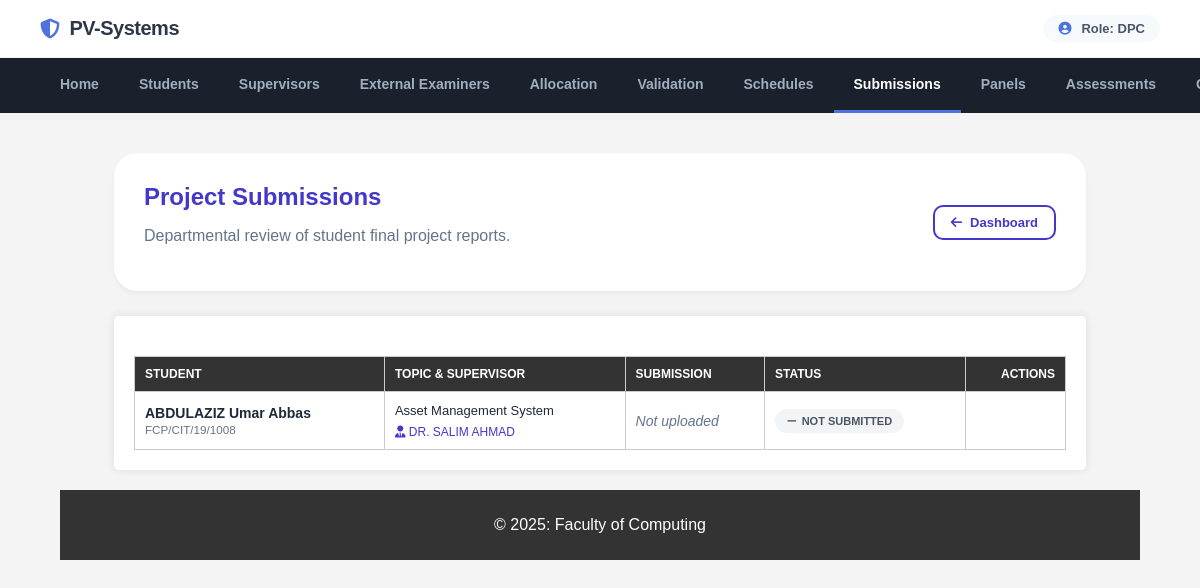
/department_project_coordinator/dpc_manage_submissions.php (signed in), run on the app's committed database.
### tables this page shows
CREATE TABLE `students` (
  `id` int(11) NOT NULL,
  `reg_no` varchar(50) NOT NULL,
  `name` varchar(100) NOT NULL,
  `phone` varchar(50) NOT NULL,
  `email` varchar(60) NOT NULL,
  `faculty_id` int(11) NOT NULL,
  `department` int(11) NOT NULL,
  `first_login` tinyint(1) DEFAULT 1
);

CREATE TABLE `project_topics` (
  `id` int(11) NOT NULL,
  `topic` varchar(255) NOT NULL,
  `student_id` varchar(50) NOT NULL,
  `student_name` varchar(100) DEFAULT NULL,
  `session` varchar(50) NOT NULL,
  `status` varchar(50) DEFAULT 'pending',
  `pdf_path` varchar(255) DEFAULT NULL,
  `report_status` enum('pending','approved','rejected','not_submitted') DEFAULT 'not_submitted',
  `report_feedback` text DEFAULT NULL
);

CREATE TABLE `supervisors` (
  `id` int(11) NOT NULL,
  `staff_no` varchar(50) NOT NULL,
  `name` varchar(100) NOT NULL,
  `email` varchar(100) DEFAULT NULL,
  `phone` varchar(20) DEFAULT NULL,
  `faculty_id` int(11) NOT NULL,
  `department` varchar(100) NOT NULL,
  `max_students` int(11) NOT NULL DEFAULT 10,
  `current_load` int(11) NOT NULL DEFAULT 0
);

### department_project_coordinator/dpc_manage_submissions.php (the view, shortened to what this page needs)
<?php
include_once __DIR__ . '/../includes/db.php';
$dpc_id = $_SESSION['user_id'];
$stmt = $conn->prepare("SELECT department FROM users WHERE id = ?");
$stmt->execute([$dpc_id]);
$dept_id = $stmt->fetchColumn();
$query = "
    SELECT
        s.name as student_name,
        s.reg_no,
        pt.id as topic_id,
        pt.topic,
        pt.pdf_path,
        pt.report_status,
        pt.report_feedback,
        sup.name as supervisor_name
    FROM students s
    JOIN project_topics pt ON s.id = pt.student_id AND pt.status = 'approved'
    LEFT JOIN supervision sv ON s.id = sv.student_id AND sv.status = 'active'
    LEFT JOIN supervisors sup ON sv.supervisor_id = sup.id
    WHERE s.department = ?
    ORDER BY FIELD(pt.report_status, 'pending', 'rejected', 'approved'), s.name ASC
";
$stmt = $conn->prepare($query);
$stmt->execute([$dept_id]);
$submissions = $stmt->fetchAll(PDO::FETCH_ASSOC);
?>
<!DOCTYPE html>
<html lang="en">
<head>
    <link rel="stylesheet" href="https://cdnjs.cloudflare.com/ajax/libs/font-awesome/6.4.0/css/all.min.css">
</head>
<body>
    <?php include_once __DIR__ . '/../includes/header.php'; ?>
    <div class="container">
        <div class="header">
            <div>
                <h1>Project Submissions</h1>
                <p style="color: var(--text-muted);">Departmental review of student final project reports.</p>
            </div>
            <div>
                <a href="index.php" class="btn btn-outline"><i class="fas fa-arrow-left"></i> Dashboard</a>
            </div>
        </div>
        <div class="card">
            <?php if (count($submissions) > 0): ?>
                <table>
                    <thead>
                        <tr>
                            <th>Student</th>
                            <th>Topic & Supervisor</th>
                            <th>Submission</th>
                            <th>Status</th>
                            <th style="text-align: right;">Actions</th>
                        </tr>
                    </thead>
                    <tbody>
                        <?php foreach ($submissions as $sub): ?>
                            <tr>
                                <td data-label="Student">
                                    <strong><?= htmlspecialchars($sub['student_name']) ?></strong><br>
                                    <small style="color: var(--text-muted);"><?= htmlspecialchars($sub['reg_no']) ?></small>
                                </td>
                                <td data-label="Topic & Supervisor">
                                    <div style="font-size: 13px; line-height: 1.4;"><?= htmlspecialchars($sub['topic']) ?></div>
                                    <div style="margin-top: 5px; font-size: 12px; color: var(--primary);">
                                        <i class="fas fa-user-tie"></i> <?= htmlspecialchars($sub['supervisor_name'] ?: 'No Supervisor Assigned') ?>
                                    </div>
                                </td>
                                <td data-label="Submission">
                                    <?php if ($sub['pdf_path']): ?>
                                        <a href="<?= PROJECT_ROOT . $sub['pdf_path'] ?>" target="_blank" class="file-link">
                                            <i class="fas fa-file-pdf"></i> View PDF
                                        </a>
                                    <?php else: ?>
                                        <span style="color: var(--text-muted); font-style: italic;">Not uploaded</span>
                                    <?php endif; ?>
                                </td>
                                <td data-label="Status">
                                    <?php
                                        $rs = $sub['report_status'];
                                        if (!$sub['pdf_path']) $rs = 'not_submitted';
                                        $status_text = str_replace('_', ' ', $rs);
                                    ?>
                                    <span class="status-badge status-<?= $rs ?>">
                                        <i class="fas fa-<?= $rs === 'approved' ? 'check' : ($rs === 'rejected' ? 'times' : ($rs === 'pending' ? 'clock' : 'minus')) ?>"></i>
                                        <?= $status_text ?>
                                    </span>
                                </td>
                                <td data-label="Actions" style="text-align: right;">
                                </td>
                            </tr>
                        <?php endforeach; ?>
                    </tbody>
                </table>
            <?php endif; ?>
        </div>
    </div>
    <?php include_once __DIR__ . '/../includes/footer.php'; ?>
</body>
</html>

### assets/css/styles.css (style rules this page uses)
body { font-family: Arial, sans-serif; margin: 0; padding: 0; background-color: #f4f4f4; display: flex; flex-direction: column; min-height: 100vh; }
.container { width: 90%; max-width: 1200px; margin: 0 auto; padding: 20px; flex: 1; }
table { width: 100%; border-collapse: collapse; margin-top: 20px; }
table th, table td { padding: 10px; border: 1px solid #ccc; text-align: left; }
table th { background-color: #333; color: #fff; }
.card { background-color: #fff; padding: 20px; border-radius: 5px; box-shadow: 0 0 10px rgba(0, 0, 0, 0.1); flex: 1 1 calc(33.333% - 40px); text-align: center; }

### department_project_coordinator/dpc_manage_submissions.php (style rules this page uses)
:root { --primary: #4338ca; --primary-light: #6366f1; --success: #059669; --danger: #dc2626; --warning: #f59e0b; --bg-body: #f1f5f9; --card-bg: #ffffff; --text-main: #1e293b; --text-muted: #64748b; }
body { font-family: 'Outfit', sans-serif; background-color: var(--bg-body); color: var(--text-main); margin: 0; padding: 0; }
.container { max-width: 1200px; margin: 20px auto; padding: 0 20px; }
.header { background: white; padding: 30px; border-radius: 24px; box-shadow: 0 4px 6px -1px rgba(0,0,0,0.05); margin-bottom: 25px; display: flex; justify-content: space-between; align-items: center; }
.header h1 { font-size: 24px; font-weight: 700; color: var(--primary); margin: 0; }
.card { background: white; padding: 30px; border-radius: 24px; box-shadow: 0 10px 25px rgba(0,0,0,0.05); }
table { width: 100%; border-collapse: collapse; }
th { text-align: left; padding: 15px; font-size: 12px; color: var(--text-muted); text-transform: uppercase; border-bottom: 2px solid #f1f5f9; }
td { padding: 15px; border-bottom: 1px solid #f1f5f9; font-size: 14px; vertical-align: middle; }
.status-badge { padding: 6px 12px; border-radius: 20px; font-size: 11px; font-weight: 700; text-transform: uppercase; display: inline-flex; align-items: center; gap: 5px; }
.status-not_submitted { background: #f3f4f6; color: #4b5563; }
.btn { padding: 8px 16px; border: none; border-radius: 10px; font-family: inherit; font-size: 13px; font-weight: 600; cursor: pointer; transition: 0.3s; display: inline-flex; align-items: center; gap: 8px; text-decoration: none; justify-content: center; }
.btn-outline { background: transparent; border: 2px solid var(--primary); color: var(--primary); }

### data on the page
students: name "ABDULAZIZ Umar Abbas", reg_no "FCP/CIT/19/1008", project_topics.topic "Asset Management System", supervisors.name "DR. SALIM AHMAD", project_topics.pdf_path "NOT SUBMITTED"

### other printed values
$_SESSION['role'] "DPC"
